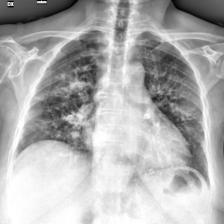
#> input picture DataSet/TestSet/Covid/03BF7561-A9BA-4C3C-B8A0-D3E585F73F3C.jpeg, 224 x 224 px, found by its file name; its folder holds only this picture in this run
$ jupyter execute --allow-errors Pre_processing.ipynb   (shell and % lines are left out)
#> lines starting #> are read from the running program, lines starting #| are printed output that depends on the picture
<a href="https://colab.research.google.com/github/titulacion2021/Image-Classification-ResNet/blob/main/Pre_processing.ipynb" target="_parent"></a>

[cell 1]
import skimage.io as io
from skimage.transform import  rescale,resize
from skimage import exposure
from skimage.util import img_as_uint,img_as_ubyte
from skimage.color import rgb2gray


import cv2
import os

import numpy as np

[cell 2]
#Google Drive Aceess
from google.colab import drive
#> (the rest of this cell did not finish here and is left out)

[cell 3]
#Zip with all the dataset

# Data Preprocessing

[cell 4]
#COVID CATEGORY PRE-PROCESSING
destination_dir1='/content/drive/MyDrive/Data/Processeddata/Covid' #COVID Pre-processed images destination directory
image_list=os.listdir('/content/covid')#COVID unprocessed images directory
img_size = 224

for img_name in image_list:
    img=io.imread(os.path.join('/content/covid',img_name))
#> img is the input picture: shape (224, 224); min 0, max 255, mean 175.9
    #RGB2GRAY
    img_gray = rgb2gray(img)
    #RESIZE
    img_resized = resize(img_gray, (224, 224))
    #CLAHE
    img_CLAHE  = exposure.equalize_adapthist(img_resized)
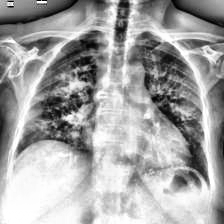
#> img_CLAHE: shape (224, 224) float64; min 0, max 1, mean 0.645

    img_resized_8bit=img_as_ubyte(img_CLAHE)
    io.imsave(os.path.join(destination_dir1,img_name),img_resized_8bit)


$ run again, on DataSet/TestSet/Covid/4-x-day1.jpg
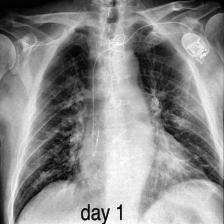
#> input picture DataSet/TestSet/Covid/4-x-day1.jpg, 224 x 224 px, found by its file name
#> img is the input picture: shape (224, 224); min 0, max 255, mean 140.3
#> `img_CLAHE  = exposure.equalize_adapthist(img_resized)`:
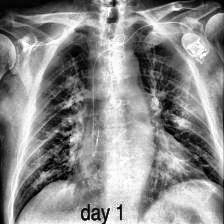
#> img_CLAHE: shape (224, 224) float64; min 0, max 1, mean 0.551

$ run again, on DataSet/TestSet/Covid/4e43e48d52c9e2d4c6c1fb9bc1544f_jumbo.jpeg
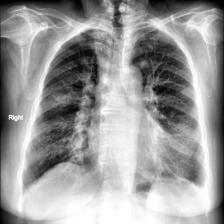
#> input picture DataSet/TestSet/Covid/4e43e48d52c9e2d4c6c1fb9bc1544f_jumbo.jpeg, 224 x 224 px, found by its file name
#> img is the input picture: shape (224, 224); min 0, max 255, mean 155.1
#> `img_CLAHE  = exposure.equalize_adapthist(img_resized)`:
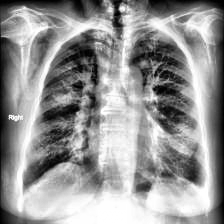
#> img_CLAHE: shape (224, 224) float64; min 0, max 1, mean 0.585

$ run again, on DataSet/TestSet/Covid/53EC07C9-5CC6-4BE4-9B6F-D7B0D72AAA7E.jpeg
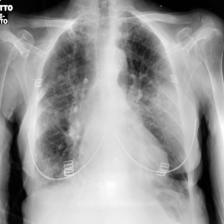
#> input picture DataSet/TestSet/Covid/53EC07C9-5CC6-4BE4-9B6F-D7B0D72AAA7E.jpeg, 224 x 224 px, found by its file name
#> img is the input picture: shape (224, 224); min 0, max 255, mean 151.8
#> `img_CLAHE  = exposure.equalize_adapthist(img_resized)`:
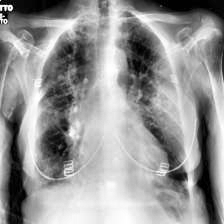
#> img_CLAHE: shape (224, 224) float64; min 0, max 1, mean 0.589

$ run again, on DataSet/TestSet/Covid/23E99E2E-447C-46E5-8EB2-D35D12473C39.png
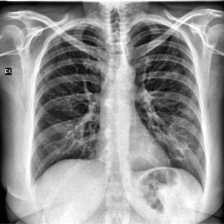
#> input picture DataSet/TestSet/Covid/23E99E2E-447C-46E5-8EB2-D35D12473C39.png, 224 x 224 px, found by its file name
#> img is the input picture: shape (224, 224); min 0, max 255, mean 146.2
#> `img_CLAHE  = exposure.equalize_adapthist(img_resized)`:
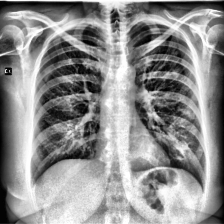
#> img_CLAHE: shape (224, 224) float64; min 0, max 1, mean 0.562
